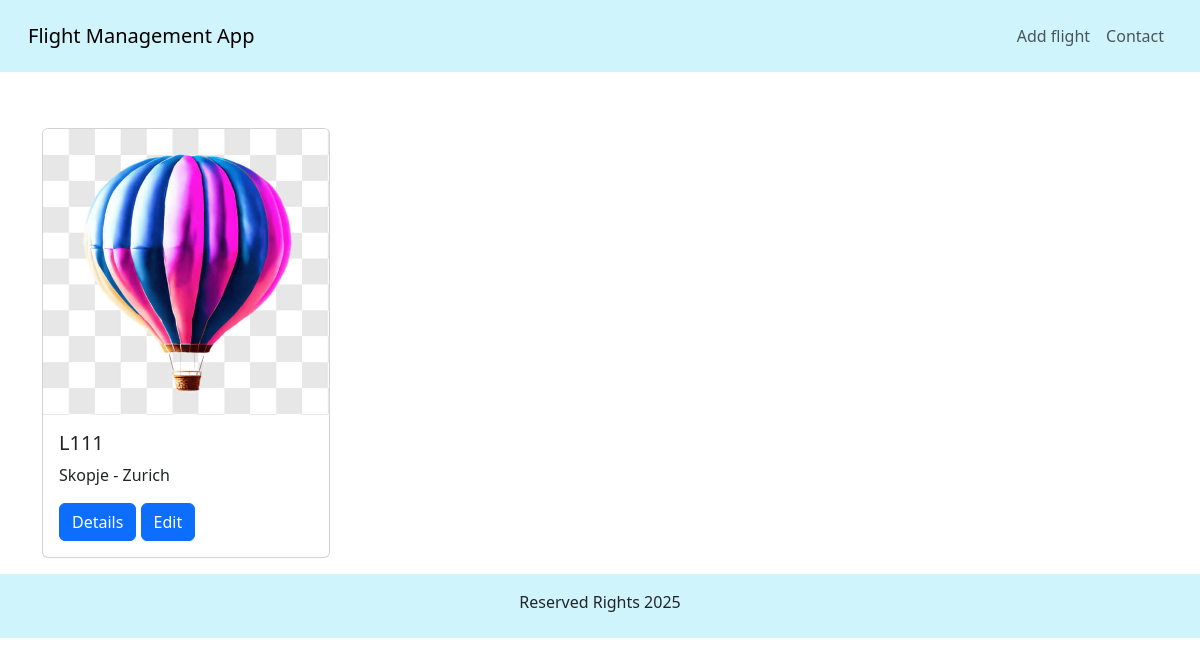
/index/ (signed in), run on an earlier commit of the app's database.
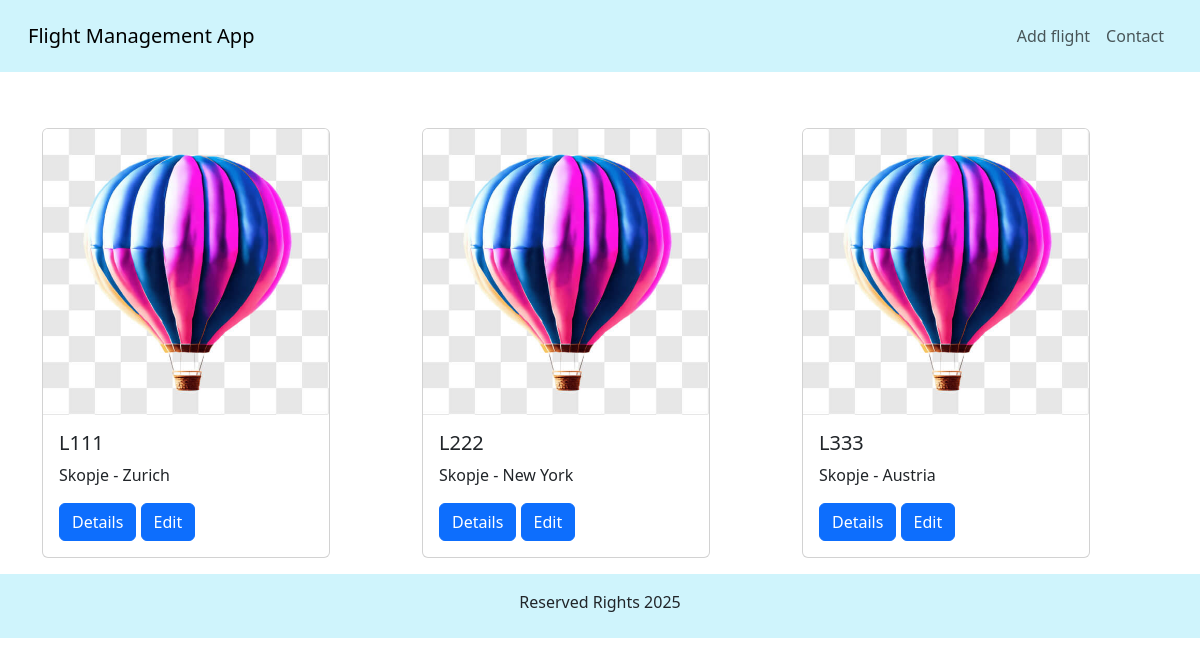
And on a later commit of the database.
### application/models.py (models this page shows, shortened)
class Flight(models.Model):
    flight_number = models.CharField(max_length=50, unique=True)
    take_off_airport = models.CharField(max_length=50)
    landing_airport = models.CharField(max_length=50)
    user = models.ForeignKey(User, on_delete=models.CASCADE)
    image = models.ImageField(upload_to='flights/')
    balloon = models.ForeignKey(Balloon, on_delete=models.CASCADE)
    pilot = models.ForeignKey(Pilot, on_delete=models.CASCADE)
    airline = models.ForeignKey(Airline, on_delete=models.CASCADE)

### application/views.py (the view)
# urls.py: path('index/', FlightApplicationViews.index, name='index'),
def index(request):
    flights = Flight.objects.filter(user=request.user, take_off_airport="Skopje")
    return render(request, 'index.html', {'flights': flights})

### templates/index.html
{% extends 'base.html' %}
{% load static %}
{% block content %}
        <div class="container mt-2 mb-3">
        <div class="row mt-2">
            {% for flight in flights %}
                <div class="col-4 mt-5">
                <div class="card " style="width: 18rem;">
                    <img src="{{flight.image.url}}" class="card-img-top" alt="balloon">
                    <div class="card-body">
                        <h5 class="card-title">{{ flight.flight_number }}</h5>
                        <p class="card-text">{{ flight.take_off_airport }} - {{ flight.landing_airport }}</p>
                        <a href="{% url 'details' flight.id %}" class="btn btn-primary">Details</a>
                        <a href="{% url 'edit_flight' flight.id %}" class="btn btn-primary">Edit</a>
                    </div>
                </div>
                </div>
            {% endfor %}
        </div>
        </div>
{% endblock %}

### templates/base.html (shortened to what this page needs)
<!DOCTYPE html>
<html lang="en">
<head>
    {% load static %}
    <link rel="stylesheet" href="{% static 'bootstrap/css/bootstrap.css' %}">
</head>
<body>
<nav class="navbar navbar-expand-lg  p-3 bg-info-subtle">
    <div class="container-fluid">
        <a class="navbar-brand" href="/index">Flight Management App</a>
        <div class="collapse navbar-collapse justify-content-end" id="navbarNav">
            <ul class="navbar-nav">
                <li class="nav-item">
                    <a class="nav-link" aria-current="page" href="/add_flight">Add flight</a>
                </li>
                <li class="nav-item">
                    <a class="nav-link" aria-current="page" href="/contact">Contact</a>
                </li>
            </ul>
        </div>
    </div>
</nav>
{% block content %}
{% endblock %}
<footer class="row bg-info-subtle p-2">
    <p class="text-center mt-2">Reserved Rights 2025</p>
</footer>
</body>
</html>

What changed in the data, as far as the page shows it:
added Flight: image (picture), flight_number "L222", take_off_airport "Skopje", landing_airport "New York"
added Flight: image (picture), flight_number "L333", take_off_airport "Skopje", landing_airport "Austria"
